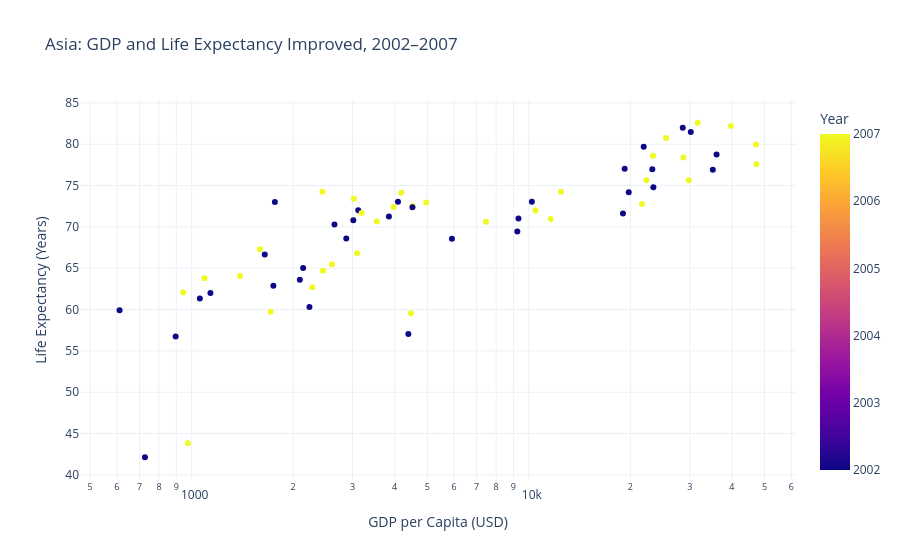

Notebook code cell kept with this figure:
### Markdown cell above
## Task 1 — Scatter: life expectancy change over time

**What to build:** A scatter showing **GDP per capita vs life expectancy** for **two years** (2002 and 2007) to show how both moved — use **colour for year** (just 2 colours), **one continent only**.

Choose any continent except Africa (that was the example). Highlight the change direction.

> 💡 Filter: `df.loc[df['continent'] == 'YOUR_CHOICE']` then filter years

### Code cell
# Task 1
# YOUR CODE HERE

# Task 1: Scatter chart

asia = df.loc[
    (df["continent"] == "Asia") &
    (df["year"].isin([2002, 2007]))
].copy()

fig = px.scatter(
    asia,
    x="gdpPercap",
    y="lifeExp",
    color="year",
    color_discrete_map={
        2002: "#9ECAE1",
        2007: "#08519C"
    },
    hover_name="country",
    title="Asia: GDP and Life Expectancy Improved, 2002–2007",
    labels={
        "gdpPercap": "GDP per Capita (USD)",
        "lifeExp": "Life Expectancy (Years)",
        "year": "Year"
    }
)

fig.update_xaxes(type="log")
fig.update_layout(template="plotly_white")
fig.show()

### Figure 1 — Plotly figure (JSON) as saved in the notebook; plotly's stock layout.template omitted (floating-point values rounded to 4 significant figures)
{"data": [{"hovertemplate": "<b>%{hovertext}</b><br><br>GDP per Capita (USD)=%{x}<br>Life Expectancy (Years)=%{y}<br>Year=%{marker.color}<extra></extra>", "hovertext": ["Afghanistan", "Afghanistan", "Bahrain", "Bahrain", "Bangladesh", "Bangladesh", "Cambodia", "Cambodia", "China", "China", "Hong Kong, China", "Hong Kong, China", "India", "India", "Indonesia", "Indonesia", "Iran", "Iran", "Iraq", "Iraq", "Israel", "Israel", "Japan", "Japan", "Jordan", "Jordan", "Korea, Dem. Rep.", "Korea, Dem. Rep.", "Korea, Rep.", "Korea, Rep.", "Kuwait", "Kuwait", "Lebanon", "Lebanon", "Malaysia", "Malaysia", "Mongolia", "Mongolia", "Myanmar", "Myanmar", "Nepal", "Nepal", "Oman", "Oman", "Pakistan", "Pakistan", "Philippines", "Philippines", "Saudi Arabia", "Saudi Arabia", "Singapore", "Singapore", "Sri Lanka", "Sri Lanka", "Syria", "Syria", "Taiwan", "Taiwan", "Thailand", "Thailand", "Vietnam", "Vietnam", "West Bank and Gaza", "West Bank and Gaza", "Yemen, Rep.", "Yemen, Rep."], "legendgroup": "", "marker": {"color": [2002, 2007, 2002, 2007, 2002, 2007, 2002, 2007, 2002, 2007, 2002, 2007, 2002, 2007, 2002, 2007, 2002, 2007, 2002, 2007, 2002, 2007, 2002, 2007, 2002, 2007, 2002, 2007, 2002, 2007, 2002, 2007, 2002, 2007, 2002, 2007, 2002, 2007, 2002, 2007, 2002, 2007, 2002, 2007, 2002, 2007, 2002, 2007, 2002, 2007, 2002, 2007, 2002, 2007, 2002, 2007, 2002, 2007, 2002, 2007, 2002, 2007, 2002, 2007, 2002, 2007], "coloraxis": "coloraxis", "symbol": "circle"}, "mode": "markers", "name": "", "orientation": "v", "showlegend": false, "type": "scatter", "x": [726.7, 974.6, 23400.0, 29800.0, 1136.0, 1391.0, 896.2, 1714.0, 3119.0, 4959.0, 30210.0, 39720.0, 1747.0, 2452.0, 2874.0, 3541.0, 9241.0, 11610.0, 4391.0, 4471.0, 21910.0, 25520.0, 28600.0, 31660.0, 3845.0, 4519.0, 1647.0, 1593.0, 19230.0, 23350.0, 35110.0, 47310.0, 9314.0, 10460.0, 10210.0, 12450.0, 2141.0, 3096.0, 611.0, 944.0, 1057.0, 1091.0, 19770.0, 22320.0, 2093.0, 2606.0, 2651.0, 3190.0, 19010.0, 21650.0, 36020.0, 47140.0, 3015.0, 3970.0, 4091.0, 4185.0, 23240.0, 28720.0, 5913.0, 7458.0, 1764.0, 2442.0, 4515.0, 3025.0, 2235.0, 2281.0], "xaxis": "x", "y": [42.13, 43.83, 74.8, 75.64, 62.01, 64.06, 56.75, 59.72, 72.03, 72.96, 81.5, 82.21, 62.88, 64.7, 68.59, 70.65, 69.45, 70.96, 57.05, 59.55, 79.7, 80.75, 82.0, 82.6, 71.26, 72.53, 66.66, 67.3, 77.05, 78.62, 76.9, 77.59, 71.03, 71.99, 73.04, 74.24, 65.03, 66.8, 59.91, 62.07, 61.34, 63.78, 74.19, 75.64, 63.61, 65.48, 70.3, 71.69, 71.63, 72.78, 78.77, 79.97, 70.81, 72.4, 73.05, 74.14, 76.99, 78.4, 68.56, 70.62, 73.02, 74.25, 72.37, 73.42, 60.31, 62.7], "yaxis": "y"}], "layout": {"coloraxis": {"colorbar": {"title": {"text": "Year"}}, "colorscale": [[0, "#0d0887"], [0.1111, "#46039f"], [0.2222, "#7201a8"], [0.3333, "#9c179e"], [0.4444, "#bd3786"], [0.5556, "#d8576b"], [0.6667, "#ed7953"], [0.7778, "#fb9f3a"], [0.8889, "#fdca26"], [1, "#f0f921"]]}, "legend": {"tracegroupgap": 0}, "title": {"text": "Asia: GDP and Life Expectancy Improved, 2002–2007"}, "xaxis": {"anchor": "y", "domain": [0, 1], "title": {"text": "GDP per Capita (USD)"}, "type": "log"}, "yaxis": {"anchor": "x", "domain": [0, 1], "title": {"text": "Life Expectancy (Years)"}}}}
